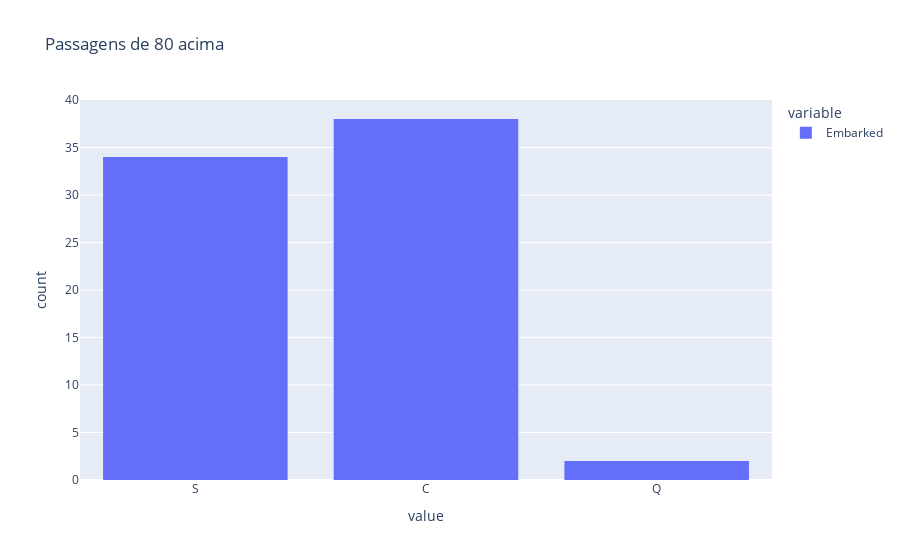
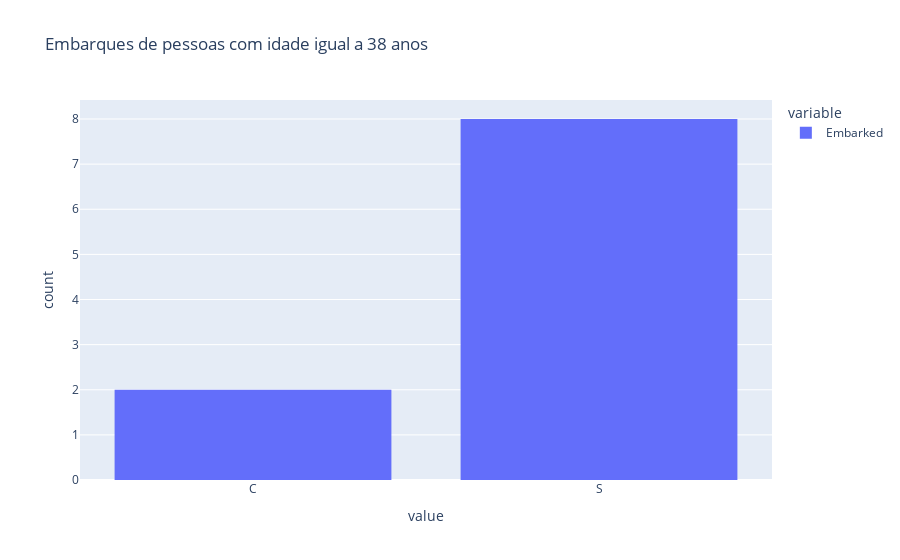
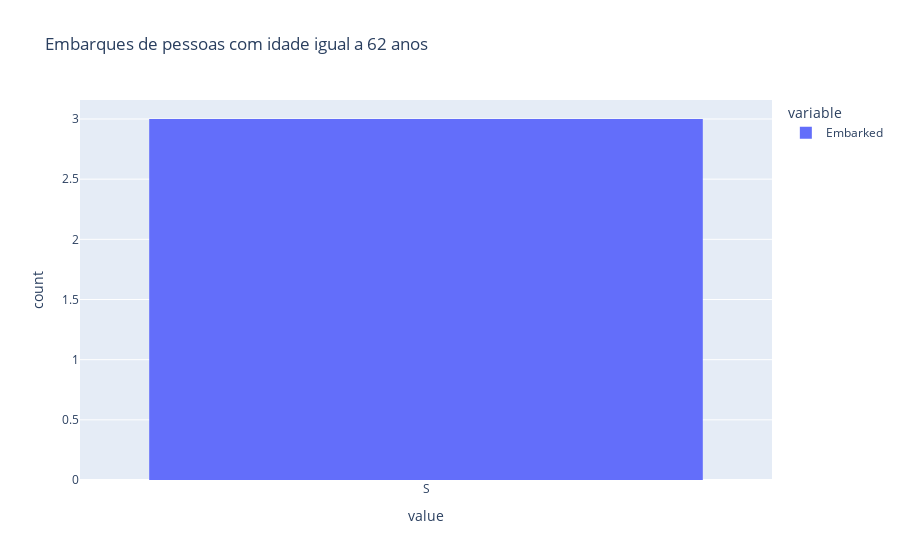

Write notebook code for charts like these, in order.
### Markdown cell above
### Preenchendo os embarques faltantes no DataSet de treino

    Percebemos que a coluna "Embarked" possui uma correlação mais destacada com as colunas:
    {
        Age
        Fare
    }

    Como ja verificamos nas celulas acima, as linhas com os dados faltantes possuem os seguintes dados:

    Age    Fare
    38     80
    62     80

### Code cell
fig1 = px.histogram(df_train.loc[df_train['Fare'] >= 80, 'Embarked'], title="Passagens de 80 acima")
fig2 = px.histogram(df_train.loc[df_train['Age'] == 38, 'Embarked'], title="Embarques de pessoas com idade igual a 38 anos")
fig3 = px.histogram(df_train.loc[df_train['Age'] == 62, 'Embarked'], title="Embarques de pessoas com idade igual a 62 anos")
fig1.show()
fig2.show()
fig3.show()

### Figure 1 — Plotly figure (JSON) as saved in the notebook; plotly's stock layout.template omitted (floating-point values rounded to 4 significant figures)
{"data": [{"alignmentgroup": "True", "bingroup": "x", "hovertemplate": "variable=Embarked<br>value=%{x}<br>count=%{y}<extra></extra>", "legendgroup": "Embarked", "marker": {"color": "#636efa", "pattern": {"shape": ""}}, "name": "Embarked", "offsetgroup": "Embarked", "orientation": "v", "showlegend": true, "type": "histogram", "x": ["S", "C", "C", null, "S", "S", "C", "C", "C", "S", "S", "Q", "S", "C", "S", "S", "C", "S", "C", "S", "C", "C", "C", "C", "S", "C", "C", "S", "S", "C", "S", "C", "C", "C", "C", "S", "C", "Q", "S", "S", "S", "C", "C", "S", "S", "S", "C", "S", "S", "C", "C", "C", "C", "C", "S", "C", "S", "C", "S", "C", "C", "S", "C", "S", "C", "C", "S", "S", "S", "S", "S", null, "C", "C", "S", "C"], "xaxis": "x", "yaxis": "y"}], "layout": {"barmode": "relative", "legend": {"title": {"text": "variable"}, "tracegroupgap": 0}, "title": {"text": "Passagens de 80 acima"}, "xaxis": {"anchor": "y", "domain": [0, 1], "title": {"text": "value"}}, "yaxis": {"anchor": "x", "domain": [0, 1], "title": {"text": "count"}}}}

### Figure 2 — Plotly figure (JSON) as saved in the notebook; plotly's stock layout.template omitted (floating-point values rounded to 4 significant figures)
{"data": [{"alignmentgroup": "True", "bingroup": "x", "hovertemplate": "variable=Embarked<br>value=%{x}<br>count=%{y}<extra></extra>", "legendgroup": "Embarked", "marker": {"color": "#636efa", "pattern": {"shape": ""}}, "name": "Embarked", "offsetgroup": "Embarked", "orientation": "v", "showlegend": true, "type": "histogram", "x": ["C", "S", null, "S", "S", "S", "S", "S", "S", "C", "S"], "xaxis": "x", "yaxis": "y"}], "layout": {"barmode": "relative", "legend": {"title": {"text": "variable"}, "tracegroupgap": 0}, "title": {"text": "Embarques de pessoas com idade igual a 38 anos"}, "xaxis": {"anchor": "y", "domain": [0, 1], "title": {"text": "value"}}, "yaxis": {"anchor": "x", "domain": [0, 1], "title": {"text": "count"}}}}

### Figure 3 — Plotly figure (JSON) as saved in the notebook; plotly's stock layout.template omitted (floating-point values rounded to 4 significant figures)
{"data": [{"alignmentgroup": "True", "bingroup": "x", "hovertemplate": "variable=Embarked<br>value=%{x}<br>count=%{y}<extra></extra>", "legendgroup": "Embarked", "marker": {"color": "#636efa", "pattern": {"shape": ""}}, "name": "Embarked", "offsetgroup": "Embarked", "orientation": "v", "showlegend": true, "type": "histogram", "x": ["S", "S", "S", null], "xaxis": "x", "yaxis": "y"}], "layout": {"barmode": "relative", "legend": {"title": {"text": "variable"}, "tracegroupgap": 0}, "title": {"text": "Embarques de pessoas com idade igual a 62 anos"}, "xaxis": {"anchor": "y", "domain": [0, 1], "title": {"text": "value"}}, "yaxis": {"anchor": "x", "domain": [0, 1], "title": {"text": "count"}}}}
